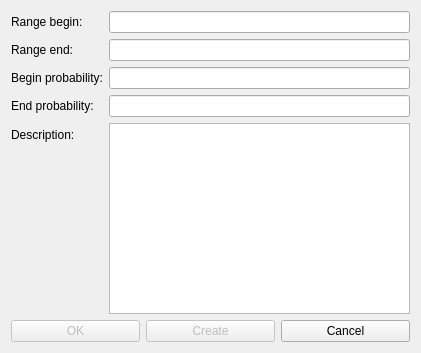
<?xml version="1.0" encoding="UTF-8"?>
<ui version="4.0">
 <class>RangeCreationDialog</class>
 <widget class="QDialog" name="RangeCreationDialog">
  <property name="geometry">
   <rect>
    <x>0</x>
    <y>0</y>
    <width>421</width>
    <height>353</height>
   </rect>
  </property>
  <property name="windowTitle">
   <string>Range Creation</string>
  </property>
  <layout class="QVBoxLayout" name="verticalLayout">
   <item>
    <layout class="QFormLayout" name="formLayout">
     <item row="0" column="0">
      <widget class="QLabel" name="label">
       <property name="text">
        <string>Range begin:</string>
       </property>
      </widget>
     </item>
     <item row="0" column="1">
      <widget class="QLineEdit" name="rangeBeginLineEdit"/>
     </item>
     <item row="1" column="0">
      <widget class="QLabel" name="label_2">
       <property name="text">
        <string>Range end:</string>
       </property>
      </widget>
     </item>
     <item row="1" column="1">
      <widget class="QLineEdit" name="rangeEndLineEdit"/>
     </item>
     <item row="2" column="0">
      <widget class="QLabel" name="label_3">
       <property name="text">
        <string>Begin probability:</string>
       </property>
      </widget>
     </item>
     <item row="2" column="1">
      <widget class="QLineEdit" name="beginProbabilityLineEdit"/>
     </item>
     <item row="3" column="0">
      <widget class="QLabel" name="label_4">
       <property name="text">
        <string>End probability:</string>
       </property>
      </widget>
     </item>
     <item row="3" column="1">
      <widget class="QLineEdit" name="endProbabilityLineEdit"/>
     </item>
     <item row="4" column="0">
      <widget class="QLabel" name="label_5">
       <property name="text">
        <string>Description:</string>
       </property>
      </widget>
     </item>
     <item row="4" column="1">
      <widget class="QTextEdit" name="descriptionTextEdit"/>
     </item>
    </layout>
   </item>
   <item>
    <layout class="QHBoxLayout" name="horizontalLayout">
     <item>
      <widget class="QPushButton" name="okPushButton">
       <property name="enabled">
        <bool>false</bool>
       </property>
       <property name="text">
        <string>OK</string>
       </property>
      </widget>
     </item>
     <item>
      <widget class="QPushButton" name="createPushButton">
       <property name="enabled">
        <bool>false</bool>
       </property>
       <property name="text">
        <string>Create</string>
       </property>
      </widget>
     </item>
     <item>
      <widget class="QPushButton" name="cancelPushButton">
       <property name="text">
        <string>Cancel</string>
       </property>
      </widget>
     </item>
    </layout>
   </item>
  </layout>
 </widget>
 <resources/>
 <connections/>
</ui>
